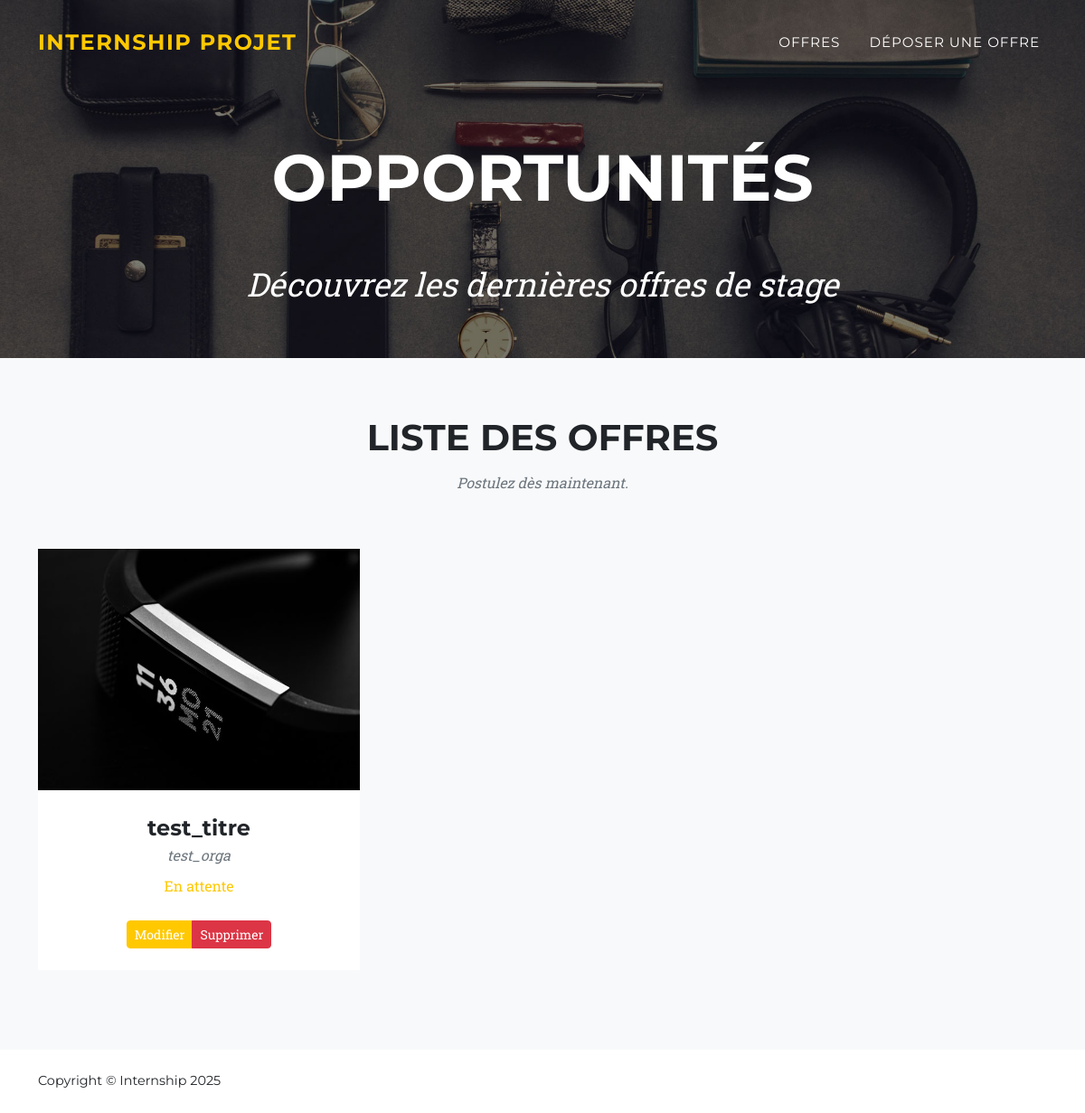
/, run on an earlier commit of the app's database.
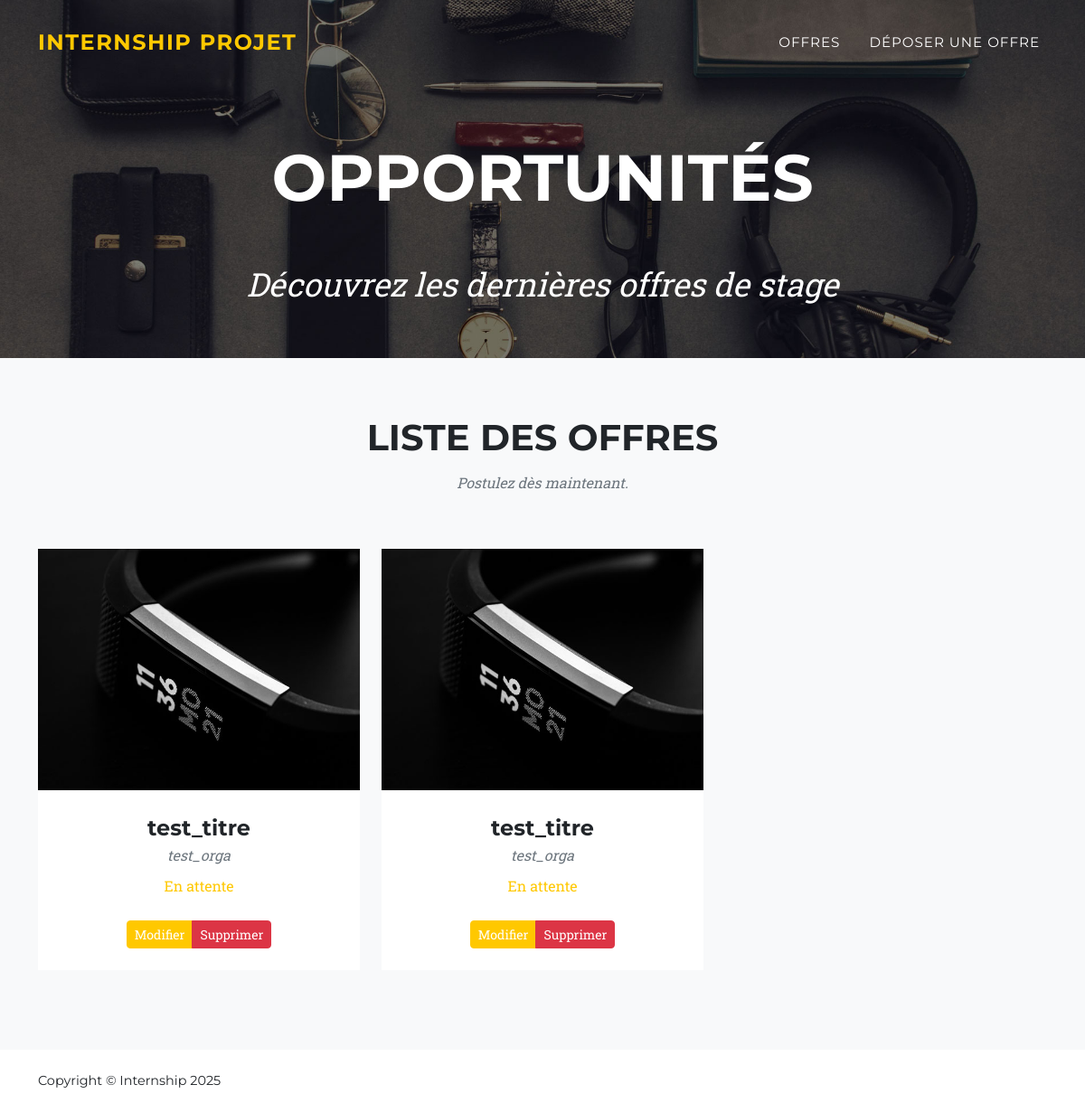
And on a later commit of the database.
### internship_projet/models.py (models this page shows, shortened)
class Offre(models.Model):
    ETAT_CHOICES = [
        ('En attente', 'En attente validation'),
        ('Validée', 'Validée'),
        ('Refusée', 'Refusée'),
        ('Clôturée', 'Clôturée'),
    ]
    IDOffre = models.AutoField(primary_key=True)
    Organisme = models.CharField(max_length=100, verbose_name="Nom de l'organisme")
    NomContact = models.CharField(max_length=100, verbose_name="Nom et prénom du contact")
    EmailContact = models.EmailField(verbose_name="Email du contact")
    Titre = models.CharField(max_length=100, verbose_name="Titre du stage")
    Detail = models.TextField(verbose_name="Détail du stage")
    DateDepot = models.DateTimeField(default=timezone.now, verbose_name="Date de dépôt")
    Etat = models.CharField(max_length=30, choices=ETAT_CHOICES, default='En attente')

### internship_projet/views.py (the view)
# urls.py: path('', views.liste_offres, name='liste_offres'), # Accueil = liste
def liste_offres(request):
    lesOffres = Offre.objects.order_by('-DateDepot')
    return render(request, 'internship_projet/liste_offres.html', {'offres': lesOffres})

### internship_projet/templates/internship_projet/liste_offres.html (shortened to what this page needs)
{% extends 'internship_projet/base.html' %}
{% load static %}
{% block header_title %}Opportunités{% endblock %}
{% block header_subtitle %}Découvrez les dernières offres de stage{% endblock %}
{% block content %}
<section class="page-section bg-light" id="portfolio">
    <div class="container">
        <div class="text-center">
            <h2 class="section-heading text-uppercase">Liste des offres</h2>
            <h3 class="section-subheading text-muted">Postulez dès maintenant.</h3>
        </div>
        <div class="row">
            {% for offre in offres %}
            <div class="col-lg-4 col-sm-6 mb-4">
                <div class="portfolio-item">
                    <a class="portfolio-link" href="/offres/{{ offre.IDOffre }}/">
                        <img class="img-fluid" src="{% static 'internship_projet/assets/img/portfolio/1.jpg' %}"
                            alt="..." />
                    </a>
                    <div class="portfolio-caption">
                        <div class="portfolio-caption-heading">{{ offre.Titre }}</div>
                        <div class="portfolio-caption-subheading text-muted">{{ offre.Organisme }}</div>
                        <p class="mt-2 text-primary">{{ offre.Etat }}</p>
                        <div class="btn-group mt-2">
                            <a href="/offres/{{ offre.IDOffre }}/update/" class="btn btn-warning btn-sm">Modifier</a>
                            <a href="/offres/{{ offre.IDOffre }}/delete/" class="btn btn-danger btn-sm">Supprimer</a>
                        </div>
                    </div>
                </div>
            </div>
            {% empty %}
            <div class="col-12 text-center">
                <p>Aucune offre disponible.</p>
            </div>
            {% endfor %}
        </div>
    </div>
</section>
{% endblock %}

### internship_projet/templates/internship_projet/base.html (shortened to what this page needs)
{% load static %}
<!DOCTYPE html>
<html lang="fr">
<head>
    <link href="{% static 'internship_projet/css/styles.css' %}" rel="stylesheet" />
</head>
<body id="page-top">
    <nav class="navbar navbar-expand-lg navbar-dark fixed-top" id="mainNav">
        <div class="container">
            <a class="navbar-brand" href="/">Internship Projet</a>
            <div class="collapse navbar-collapse" id="navbarResponsive">
                <ul class="navbar-nav text-uppercase ms-auto py-4 py-lg-0">
                    <li class="nav-item"><a class="nav-link" href="/">Offres</a></li>
                    <li class="nav-item"><a class="nav-link" href="/offres/create/">Déposer une offre</a></li>
                </ul>
            </div>
        </div>
    </nav>
    <header class="masthead {% block header_class %}sub-page{% endblock %}">
        <div class="container">
            <div class="masthead-heading text-uppercase">{% block header_title %}Stages{% endblock %}</div>
            <div class="masthead-subheading">{% block header_subtitle %}{% endblock %}</div>
        </div>
    </header>
    {% block content %}{% endblock %}
    <footer class="footer py-4">
        <div class="container">
            <div class="row align-items-center">
                <div class="col-lg-4 text-lg-start">Copyright &copy; Internship 2025</div>
            </div>
        </div>
    </footer>
</body>
</html>

What changed in the data, as far as the page shows it:
added Offre: Titre "test_titre", Organisme "test_orga", Etat "En attente"
